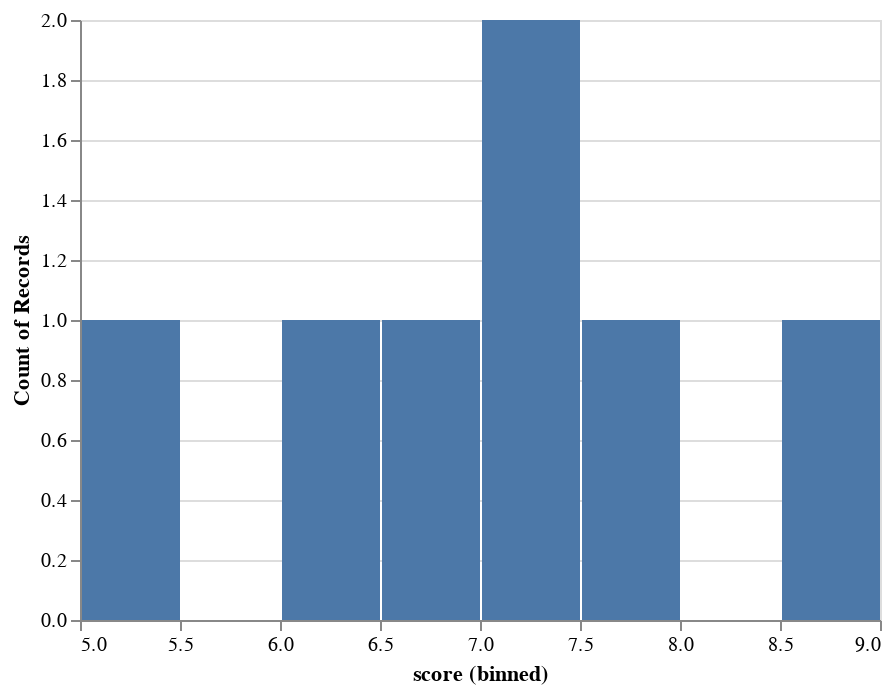

This figure's notebook cell:
### Code cell
#ii. A histogram graph that shows a quantitative distribution
from altair import datum
alt.Chart(small).mark_bar().encode(
 alt.X("score:Q", bin=True),
 y='count()',
).transform_filter(
 (datum.rating== 'PG')
)

### Figure 1 — Vega-Lite specification as saved in the notebook (floating-point values rounded to 4 significant figures)
{"config": {"view": {"continuousWidth": 400, "continuousHeight": 300}}, "data": {"name": "data-7027655b5aaae4ff6529b879191db2af"}, "mark": "bar", "encoding": {"x": {"bin": true, "field": "score", "type": "quantitative"}, "y": {"aggregate": "count", "type": "quantitative"}}, "transform": [{"filter": "(datum.rating === 'PG')"}], "$schema": "https://vega.github.io/schema/vega-lite/v4.17.0.json", "datasets": {"data-7027655b5aaae4ff6529b879191db2af": [{"name": "The Shining", "rating": "R", "genre": "Drama", "year": 1980, "released": "June 13, 1980 (United States)", "score": 8.4, "votes": 927000.0, "director": "Stanley Kubrick", "writer": "Stephen King", "star": "Jack Nicholson", "country": "United Kingdom", "budget": 19000000.0, "gross": 47000000.0, "company": "Warner Bros.", "runtime": 146.0}, {"name": "The Blue Lagoon", "rating": "R", "genre": "Adventure", "year": 1980, "released": "July 2, 1980 (United States)", "score": 5.8, "votes": 65000.0, "director": "Randal Kleiser", "writer": "Henry De Vere Stacpoole", "star": "Brooke Shields", "country": "United States", "budget": 4500000.0, "gross": 58850000.0, "company": "Columbia Pictures", "runtime": 104.0}, {"name": "Star Wars: Episode V - The Empire Strikes Back", "rating": "PG", "genre": "Action", "year": 1980, "released": "June 20, 1980 (United States)", "score": 8.7, "votes": 1200000.0, "director": "Irvin Kershner", "writer": "Leigh Brackett", "star": "Mark Hamill", "country": "United States", "budget": 18000000.0, "gross": 538400000.0, "company": "Lucasfilm", "runtime": 124.0}, {"name": "Airplane!", "rating": "PG", "genre": "Comedy", "year": 1980, "released": "July 2, 1980 (United States)", "score": 7.7, "votes": 221000.0, "director": "Jim Abrahams", "writer": "Jim Abrahams", "star": "Robert Hays", "country": "United States", "budget": 3500000.0, "gross": 83450000.0, "company": "Paramount Pictures", "runtime": 88.0}, {"name": "Caddyshack", "rating": "R", "genre": "Comedy", "year": 1980, "released": "July 25, 1980 (United States)", "score": 7.3, "votes": 108000.0, "director": "Harold Ramis", "writer": "Brian Doyle-Murray", "star": "Chevy Chase", "country": "United States", "budget": 6000000.0, "gross": 39850000.0, "company": "Orion Pictures", "runtime": 98.0}, {"name": "Friday the 13th", "rating": "R", "genre": "Horror", "year": 1980, "released": "May 9, 1980 (United States)", "score": 6.4, "votes": 123000.0, "director": "Sean S. Cunningham", "writer": "Victor Miller", "star": "Betsy Palmer", "country": "United States", "budget": 550000.0, "gross": 39750000.0, "company": "Paramount Pictures", "runtime": 95.0}, {"name": "The Blues Brothers", "rating": "R", "genre": "Action", "year": 1980, "released": "June 20, 1980 (United States)", "score": 7.9, "votes": 188000.0, "director": "John Landis", "writer": "Dan Aykroyd", "star": "John Belushi", "country": "United States", "budget": 27000000.0, "gross": 115200000.0, "company": "Universal Pictures", "runtime": 133.0}, {"name": "Raging Bull", "rating": "R", "genre": "Biography", "year": 1980, "released": "December 19, 1980 (United States)", "score": 8.2, "votes": 330000.0, "director": "Martin Scorsese", "writer": "Jake LaMotta", "star": "Robert De Niro", "country": "United States", "budget": 18000000.0, "gross": 23400000.0, "company": "Chartoff-Winkler Productions", "runtime": 129.0}, {"name": "Superman II", "rating": "PG", "genre": "Action", "year": 1980, "released": "June 19, 1981 (United States)", "score": 6.8, "votes": 101000.0, "director": "Richard Lester", "writer": "Jerry Siegel", "star": "Gene Hackman", "country": "United States", "budget": 54000000.0, "gross": 108200000.0, "company": "Dovemead Films", "runtime": 127.0}, {"name": "The Long Riders", "rating": "R", "genre": "Biography", "year": 1980, "released": "May 16, 1980 (United States)", "score": 7.0, "votes": 10000.0, "director": "Walter Hill", "writer": "Bill Bryden", "star": "David Carradine", "country": "United States", "budget": 10000000.0, "gross": 15800000.0, "company": "United Artists", "runtime": 100.0}, {"name": "Any Which Way You Can", "rating": "PG", "genre": "Action", "year": 1980, "released": "December 17, 1980 (United States)", "score": 6.1, "votes": 18000.0, "director": "Buddy Van Horn", "writer": "Stanford Sherman", "star": "Clint Eastwood", "country": "United States", "budget": 15000000.0, "gross": 70690000.0, "company": "The Malpaso Company", "runtime": 116.0}, {"name": "The Gods Must Be Crazy", "rating": "PG", "genre": "Adventure", "year": 1980, "released": "October 26, 1984 (United States)", "score": 7.3, "votes": 54000.0, "director": "Jamie Uys", "writer": "Jamie Uys", "star": "N!xau", "country": "South Africa", "budget": 5000000.0, "gross": 30030000.0, "company": "C.A.T. Films", "runtime": 109.0}, {"name": "Popeye", "rating": "PG", "genre": "Adventure", "year": 1980, "released": "December 12, 1980 (United States)", "score": 5.3, "votes": 30000.0, "director": "Robert Altman", "writer": "Jules Feiffer", "star": "Robin Williams", "country": "United States", "budget": 20000000.0, "gross": 49820000.0, "company": "Paramount Pictures", "runtime": 114.0}, {"name": "Ordinary People", "rating": "R", "genre": "Drama", "year": 1980, "released": "September 19, 1980 (United States)", "score": 7.7, "votes": 49000.0, "director": "Robert Redford", "writer": "Judith Guest", "star": "Donald Sutherland", "country": "United States", "budget": 6000000.0, "gross": 54770000.0, "company": "Paramount Pictures", "runtime": 124.0}, {"name": "Dressed to Kill", "rating": "R", "genre": "Crime", "year": 1980, "released": "July 25, 1980 (United States)", "score": 7.1, "votes": 37000.0, "director": "Brian De Palma", "writer": "Brian De Palma", "star": "Michael Caine", "country": "United States", "budget": 6500000.0, "gross": 31900000.0, "company": "Filmways Pictures", "runtime": 104.0}, {"name": "Somewhere in Time", "rating": "PG", "genre": "Drama", "year": 1980, "released": "October 3, 1980 (United States)", "score": 7.2, "votes": 27000.0, "director": "Jeannot Szwarc", "writer": "Richard Matheson", "star": "Christopher Reeve", "country": "United States", "budget": 5100000.0, "gross": 9710000.0, "company": "Rastar Pictures", "runtime": 103.0}]}}
